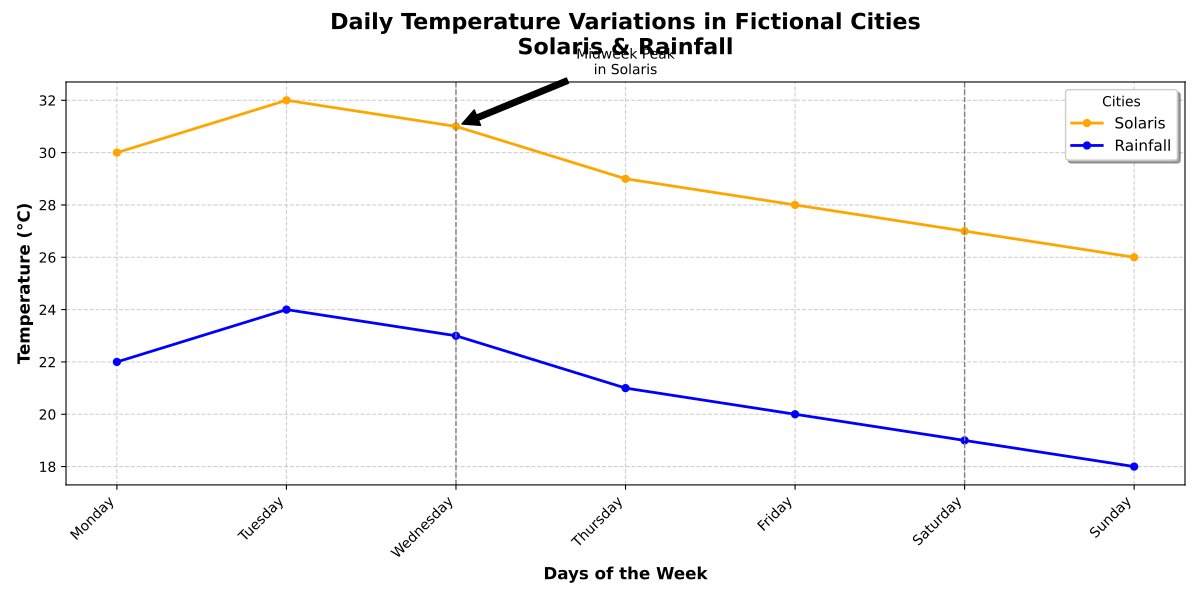

Source code (Python):
import matplotlib.pyplot as plt
import numpy as np

# Create data for the days of the week
days = ['Monday', 'Tuesday', 'Wednesday', 'Thursday', 'Friday', 'Saturday', 'Sunday']

# Temperature data for Solaris and Rainfall
solar_temps = [30, 32, 31, 29, 28, 27, 26]  # Temperate city with moderate heat
rain_temps = [22, 24, 23, 21, 20, 19, 18]   # Cool and rainy city

# Convert days to a numerical range for better plotting
day_indices = np.arange(len(days))

# Create the plot
fig, ax = plt.subplots(figsize=(12, 6))

# Plotting the line charts
ax.plot(day_indices, solar_temps, marker='o', markersize=5, color='orange', label='Solaris', linestyle='-', linewidth=2)
ax.plot(day_indices, rain_temps, marker='o', markersize=5, color='blue', label='Rainfall', linestyle='-', linewidth=2)

# Adding title and labels
ax.set_title('Daily Temperature Variations in Fictional Cities\nSolaris & Rainfall', fontsize=16, weight='bold', pad=20)
ax.set_xlabel('Days of the Week', fontsize=12, weight='bold')
ax.set_ylabel('Temperature (°C)', fontsize=12, weight='bold')

# Setting custom ticks
ax.set_xticks(day_indices)
ax.set_xticklabels(days, rotation=45, ha='right')

# Adding grid for better readability
ax.grid(visible=True, linestyle='--', alpha=0.6)

# Adding a legend
ax.legend(loc='upper right', fontsize=11, shadow=True, title='Cities')

# Highlight specific days with vertical lines
highlight_days = [2, 5]  # Wednesday and Saturday
for day in highlight_days:
    ax.axvline(x=day, color='grey', linestyle='--', linewidth=1)

# Annotate significant points
ax.annotate('Midweek Peak\nin Solaris', xy=(2, 31), xytext=(3, 33),
            arrowprops=dict(facecolor='black', shrink=0.05), fontsize=10, ha='center')

# Automatically adjust the layout to avoid overlap
plt.tight_layout()

# Display the plot
plt.show()
